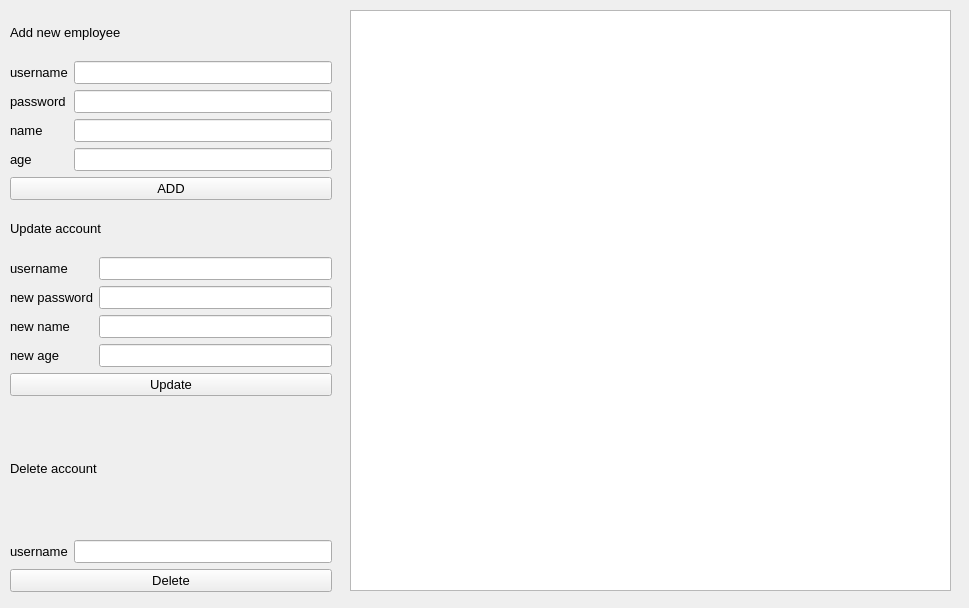
<?xml version="1.0" encoding="UTF-8"?>
<ui version="4.0">
 <class>ManStaff</class>
 <widget class="QWidget" name="ManStaff">
  <property name="geometry">
   <rect>
    <x>0</x>
    <y>0</y>
    <width>969</width>
    <height>608</height>
   </rect>
  </property>
  <property name="font">
   <font>
    <pointsize>10</pointsize>
   </font>
  </property>
  <property name="windowTitle">
   <string>Form</string>
  </property>
  <widget class="QTableView" name="tableView">
   <property name="geometry">
    <rect>
     <x>350</x>
     <y>10</y>
     <width>601</width>
     <height>581</height>
    </rect>
   </property>
  </widget>
  <widget class="QWidget" name="layoutWidget">
   <property name="geometry">
    <rect>
     <x>10</x>
     <y>10</y>
     <width>322</width>
     <height>582</height>
    </rect>
   </property>
   <layout class="QVBoxLayout" name="verticalLayout_9">
    <item>
     <layout class="QVBoxLayout" name="verticalLayout_4">
      <item>
       <widget class="QLabel" name="label_5">
        <property name="font">
         <font>
          <pointsize>10</pointsize>
         </font>
        </property>
        <property name="text">
         <string>Add new employee </string>
        </property>
       </widget>
      </item>
      <item>
       <layout class="QVBoxLayout" name="verticalLayout_3">
        <item>
         <layout class="QHBoxLayout" name="horizontalLayout">
          <item>
           <layout class="QVBoxLayout" name="verticalLayout_2">
            <item>
             <widget class="QLabel" name="label">
              <property name="font">
               <font>
                <pointsize>10</pointsize>
               </font>
              </property>
              <property name="text">
               <string>username</string>
              </property>
             </widget>
            </item>
            <item>
             <widget class="QLabel" name="label_2">
              <property name="font">
               <font>
                <pointsize>10</pointsize>
               </font>
              </property>
              <property name="text">
               <string>password</string>
              </property>
             </widget>
            </item>
            <item>
             <widget class="QLabel" name="label_3">
              <property name="font">
               <font>
                <pointsize>10</pointsize>
               </font>
              </property>
              <property name="text">
               <string>name</string>
              </property>
             </widget>
            </item>
            <item>
             <widget class="QLabel" name="label_4">
              <property name="font">
               <font>
                <pointsize>10</pointsize>
               </font>
              </property>
              <property name="text">
               <string>age</string>
              </property>
             </widget>
            </item>
           </layout>
          </item>
          <item>
           <layout class="QVBoxLayout" name="verticalLayout">
            <item>
             <widget class="QLineEdit" name="txtusername"/>
            </item>
            <item>
             <widget class="QLineEdit" name="txtpassword"/>
            </item>
            <item>
             <widget class="QLineEdit" name="txtname"/>
            </item>
            <item>
             <widget class="QLineEdit" name="txtage"/>
            </item>
           </layout>
          </item>
         </layout>
        </item>
        <item>
         <widget class="QPushButton" name="btnADD">
          <property name="font">
           <font>
            <pointsize>10</pointsize>
           </font>
          </property>
          <property name="text">
           <string>ADD</string>
          </property>
         </widget>
        </item>
       </layout>
      </item>
     </layout>
    </item>
    <item>
     <layout class="QVBoxLayout" name="verticalLayout_7">
      <item>
       <widget class="QLabel" name="label_11">
        <property name="text">
         <string>Update account</string>
        </property>
       </widget>
      </item>
      <item>
       <layout class="QHBoxLayout" name="horizontalLayout_2">
        <item>
         <layout class="QVBoxLayout" name="verticalLayout_6">
          <item>
           <widget class="QLabel" name="label_6">
            <property name="text">
             <string>username</string>
            </property>
           </widget>
          </item>
          <item>
           <widget class="QLabel" name="label_8">
            <property name="text">
             <string>new password</string>
            </property>
           </widget>
          </item>
          <item>
           <widget class="QLabel" name="label_9">
            <property name="text">
             <string>new name</string>
            </property>
           </widget>
          </item>
          <item>
           <widget class="QLabel" name="label_10">
            <property name="text">
             <string>new age</string>
            </property>
           </widget>
          </item>
         </layout>
        </item>
        <item>
         <layout class="QVBoxLayout" name="verticalLayout_5">
          <item>
           <widget class="QLineEdit" name="txtUpdateusername"/>
          </item>
          <item>
           <widget class="QLineEdit" name="txtNewpassword"/>
          </item>
          <item>
           <widget class="QLineEdit" name="txtNewname"/>
          </item>
          <item>
           <widget class="QLineEdit" name="txtNewage"/>
          </item>
         </layout>
        </item>
       </layout>
      </item>
      <item>
       <widget class="QPushButton" name="btnUpdate">
        <property name="text">
         <string>Update</string>
        </property>
       </widget>
      </item>
     </layout>
    </item>
    <item>
     <layout class="QVBoxLayout" name="verticalLayout_8">
      <item>
       <widget class="QLabel" name="label_13">
        <property name="text">
         <string>Delete account</string>
        </property>
       </widget>
      </item>
      <item>
       <layout class="QHBoxLayout" name="horizontalLayout_3">
        <item>
         <widget class="QLabel" name="label_12">
          <property name="text">
           <string>username</string>
          </property>
         </widget>
        </item>
        <item>
         <widget class="QLineEdit" name="txtDeleteusername"/>
        </item>
       </layout>
      </item>
      <item>
       <widget class="QPushButton" name="btnDelete">
        <property name="text">
         <string>Delete</string>
        </property>
       </widget>
      </item>
     </layout>
    </item>
   </layout>
  </widget>
 </widget>
 <resources/>
 <connections/>
</ui>
